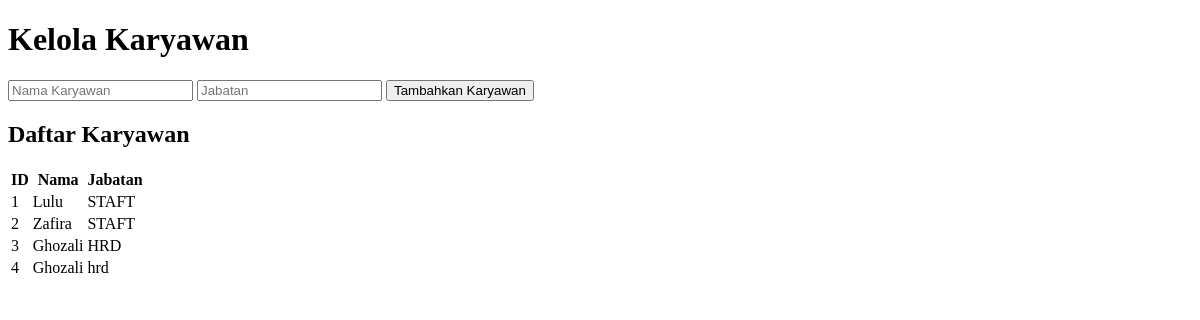
The page /admin/kelola_absensi.php (signed in) on the database its author committed.
### tables this page shows
CREATE TABLE `karyawan` (
  `id` int(11) NOT NULL,
  `nama` varchar(100) NOT NULL,
  `jabatan` varchar(100) NOT NULL
);

### admin/kelola_absensi.php (the view, shortened to what this page needs)
<?php
include '../config/database.php';
$karyawan_result = $conn->query("SELECT * FROM karyawan");
?>
<!DOCTYPE html>
<html lang="en">
<head>
    <link rel="stylesheet" href="../css/style.css">
</head>
<body>
    <h1>Kelola Karyawan</h1>
    <form method="POST">
        <input type="text" name="nama" placeholder="Nama Karyawan" required>
        <input type="text" name="jabatan" placeholder="Jabatan" required>
        <button type="submit">Tambahkan Karyawan</button>
    </form>
    <h2>Daftar Karyawan</h2>
    <table>
        <tr>
            <th>ID</th>
            <th>Nama</th>
            <th>Jabatan</th>
        </tr>
        <?php while($row = $karyawan_result->fetch_assoc()) { ?>
            <tr>
                <td><?php echo $row['id']; ?></td>
                <td><?php echo $row['nama']; ?></td>
                <td><?php echo $row['jabatan']; ?></td>
            </tr>
        <?php } ?>
    </table>
</body>
</html>

### rows shown on the page
karyawan: id "1", nama "Lulu", jabatan "STAFT"
karyawan: id "2", nama "Zafira", jabatan "STAFT"
karyawan: id "3", nama "Ghozali", jabatan "HRD"
karyawan: id "4", nama "Ghozali", jabatan "hrd"
